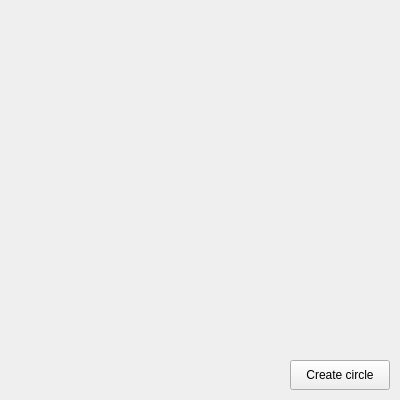
<?xml version="1.0" encoding="UTF-8"?>
<ui version="4.0">
 <class>Form</class>
 <widget class="QWidget" name="Form">
  <property name="geometry">
   <rect>
    <x>0</x>
    <y>0</y>
    <width>400</width>
    <height>400</height>
   </rect>
  </property>
  <property name="windowTitle">
   <string>Form</string>
  </property>
  <widget class="QPushButton" name="pushButton">
   <property name="geometry">
    <rect>
     <x>290</x>
     <y>360</y>
     <width>100</width>
     <height>30</height>
    </rect>
   </property>
   <property name="text">
    <string>Create circle</string>
   </property>
  </widget>
 </widget>
 <resources/>
 <connections/>
</ui>
